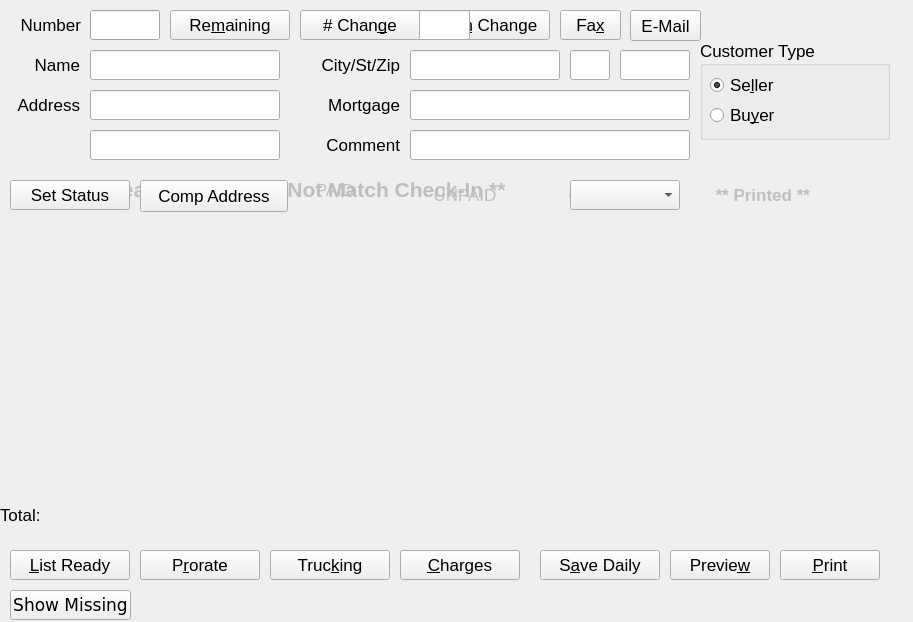
<?xml version="1.0" encoding="UTF-8"?>
<ui version="4.0">
 <class>InvoiceDialog</class>
 <widget class="QDialog" name="InvoiceDialog">
  <property name="windowModality">
   <enum>Qt::ApplicationModal</enum>
  </property>
  <property name="geometry">
   <rect>
    <x>0</x>
    <y>0</y>
    <width>913</width>
    <height>622</height>
   </rect>
  </property>
  <property name="font">
   <font>
    <pointsize>13</pointsize>
   </font>
  </property>
  <property name="windowTitle">
   <string>Invoice</string>
  </property>
  <widget class="QLabel" name="binvUnpaid">
   <property name="enabled">
    <bool>false</bool>
   </property>
   <property name="geometry">
    <rect>
     <x>400</x>
     <y>180</y>
     <width>130</width>
     <height>30</height>
    </rect>
   </property>
   <property name="text">
    <string>&lt;p align=&quot;center&quot;&gt;UNPAID&lt;/p&gt;</string>
   </property>
   <property name="wordWrap">
    <bool>false</bool>
   </property>
  </widget>
  <widget class="QLabel" name="binvCompany">
   <property name="enabled">
    <bool>false</bool>
   </property>
   <property name="geometry">
    <rect>
     <x>540</x>
     <y>180</y>
     <width>130</width>
     <height>30</height>
    </rect>
   </property>
   <property name="text">
    <string>&lt;p align=&quot;center&quot;&gt;Company&lt;/p&gt;</string>
   </property>
   <property name="wordWrap">
    <bool>false</bool>
   </property>
  </widget>
  <widget class="QLabel" name="binvPaid">
   <property name="enabled">
    <bool>false</bool>
   </property>
   <property name="geometry">
    <rect>
     <x>280</x>
     <y>180</y>
     <width>110</width>
     <height>21</height>
    </rect>
   </property>
   <property name="text">
    <string>&lt;p align=&quot;center&quot;&gt;PAID&lt;/p&gt;</string>
   </property>
   <property name="wordWrap">
    <bool>false</bool>
   </property>
  </widget>
  <widget class="QLabel" name="sinvTotals">
   <property name="geometry">
    <rect>
     <x>0</x>
     <y>500</y>
     <width>60</width>
     <height>30</height>
    </rect>
   </property>
   <property name="text">
    <string>Total:</string>
   </property>
   <property name="wordWrap">
    <bool>false</bool>
   </property>
  </widget>
  <widget class="QPushButton" name="sinvPrintButton">
   <property name="geometry">
    <rect>
     <x>780</x>
     <y>550</y>
     <width>100</width>
     <height>30</height>
    </rect>
   </property>
   <property name="focusPolicy">
    <enum>Qt::TabFocus</enum>
   </property>
   <property name="text">
    <string>&amp;Print</string>
   </property>
   <property name="shortcut">
    <string>Alt+P</string>
   </property>
   <property name="autoDefault">
    <bool>false</bool>
   </property>
   <property name="default">
    <bool>false</bool>
   </property>
  </widget>
  <widget class="QPushButton" name="sinvPreviewButton">
   <property name="geometry">
    <rect>
     <x>670</x>
     <y>550</y>
     <width>100</width>
     <height>30</height>
    </rect>
   </property>
   <property name="focusPolicy">
    <enum>Qt::TabFocus</enum>
   </property>
   <property name="text">
    <string>Previe&amp;w</string>
   </property>
   <property name="shortcut">
    <string>Alt+W</string>
   </property>
   <property name="autoDefault">
    <bool>false</bool>
   </property>
  </widget>
  <widget class="QPushButton" name="sinvListReadyButton">
   <property name="geometry">
    <rect>
     <x>10</x>
     <y>550</y>
     <width>120</width>
     <height>30</height>
    </rect>
   </property>
   <property name="focusPolicy">
    <enum>Qt::TabFocus</enum>
   </property>
   <property name="text">
    <string>&amp;List Ready</string>
   </property>
   <property name="shortcut">
    <string>Alt+L</string>
   </property>
   <property name="autoDefault">
    <bool>false</bool>
   </property>
  </widget>
  <widget class="QPushButton" name="sinvSaveDaily">
   <property name="geometry">
    <rect>
     <x>540</x>
     <y>550</y>
     <width>120</width>
     <height>30</height>
    </rect>
   </property>
   <property name="focusPolicy">
    <enum>Qt::TabFocus</enum>
   </property>
   <property name="text">
    <string>S&amp;ave Daily</string>
   </property>
   <property name="shortcut">
    <string>Alt+A</string>
   </property>
   <property name="autoDefault">
    <bool>false</bool>
   </property>
  </widget>
  <widget class="QPushButton" name="sinvChgButt">
   <property name="geometry">
    <rect>
     <x>400</x>
     <y>550</y>
     <width>120</width>
     <height>30</height>
    </rect>
   </property>
   <property name="focusPolicy">
    <enum>Qt::TabFocus</enum>
   </property>
   <property name="text">
    <string>&amp;Charges</string>
   </property>
   <property name="shortcut">
    <string>Alt+C</string>
   </property>
   <property name="autoDefault">
    <bool>false</bool>
   </property>
  </widget>
  <widget class="QPushButton" name="sinvTrucking">
   <property name="geometry">
    <rect>
     <x>270</x>
     <y>550</y>
     <width>120</width>
     <height>30</height>
    </rect>
   </property>
   <property name="focusPolicy">
    <enum>Qt::TabFocus</enum>
   </property>
   <property name="text">
    <string>Truc&amp;king</string>
   </property>
   <property name="shortcut">
    <string>Alt+K</string>
   </property>
   <property name="autoDefault">
    <bool>false</bool>
   </property>
  </widget>
  <widget class="QComboBox" name="printedChecksComboBox">
   <property name="geometry">
    <rect>
     <x>570</x>
     <y>180</y>
     <width>110</width>
     <height>30</height>
    </rect>
   </property>
  </widget>
  <widget class="QLabel" name="sinvPrinted">
   <property name="enabled">
    <bool>false</bool>
   </property>
   <property name="geometry">
    <rect>
     <x>680</x>
     <y>180</y>
     <width>130</width>
     <height>30</height>
    </rect>
   </property>
   <property name="text">
    <string>&lt;p align=&quot;right&quot;&gt;&lt;b&gt;** Printed **&lt;/b&gt;&lt;/p&gt;</string>
   </property>
   <property name="wordWrap">
    <bool>false</bool>
   </property>
  </widget>
  <widget class="QLabel" name="saleDateLabel">
   <property name="geometry">
    <rect>
     <x>720</x>
     <y>10</y>
     <width>131</width>
     <height>30</height>
    </rect>
   </property>
   <property name="text">
    <string/>
   </property>
   <property name="wordWrap">
    <bool>false</bool>
   </property>
  </widget>
  <widget class="QLineEdit" name="sinvZip">
   <property name="geometry">
    <rect>
     <x>620</x>
     <y>50</y>
     <width>70</width>
     <height>30</height>
    </rect>
   </property>
  </widget>
  <widget class="QLineEdit" name="sinvState">
   <property name="geometry">
    <rect>
     <x>570</x>
     <y>50</y>
     <width>40</width>
     <height>30</height>
    </rect>
   </property>
  </widget>
  <widget class="QLineEdit" name="sinvCity">
   <property name="geometry">
    <rect>
     <x>410</x>
     <y>50</y>
     <width>150</width>
     <height>30</height>
    </rect>
   </property>
  </widget>
  <widget class="QLineEdit" name="sinvComment">
   <property name="geometry">
    <rect>
     <x>410</x>
     <y>130</y>
     <width>280</width>
     <height>30</height>
    </rect>
   </property>
  </widget>
  <widget class="QLabel" name="companyLabel">
   <property name="geometry">
    <rect>
     <x>300</x>
     <y>90</y>
     <width>100</width>
     <height>30</height>
    </rect>
   </property>
   <property name="text">
    <string>Mortgage</string>
   </property>
   <property name="alignment">
    <set>Qt::AlignRight|Qt::AlignTrailing|Qt::AlignVCenter</set>
   </property>
   <property name="wordWrap">
    <bool>false</bool>
   </property>
  </widget>
  <widget class="QLabel" name="textLabel3_2">
   <property name="geometry">
    <rect>
     <x>300</x>
     <y>130</y>
     <width>100</width>
     <height>30</height>
    </rect>
   </property>
   <property name="text">
    <string>Comment</string>
   </property>
   <property name="alignment">
    <set>Qt::AlignRight|Qt::AlignTrailing|Qt::AlignVCenter</set>
   </property>
   <property name="wordWrap">
    <bool>false</bool>
   </property>
  </widget>
  <widget class="QLineEdit" name="sinvName">
   <property name="enabled">
    <bool>true</bool>
   </property>
   <property name="geometry">
    <rect>
     <x>90</x>
     <y>50</y>
     <width>190</width>
     <height>30</height>
    </rect>
   </property>
  </widget>
  <widget class="QLineEdit" name="sinvAddress2">
   <property name="geometry">
    <rect>
     <x>90</x>
     <y>130</y>
     <width>190</width>
     <height>30</height>
    </rect>
   </property>
  </widget>
  <widget class="QLabel" name="textLabel1_2_2_2">
   <property name="geometry">
    <rect>
     <x>10</x>
     <y>50</y>
     <width>70</width>
     <height>30</height>
    </rect>
   </property>
   <property name="text">
    <string>Name</string>
   </property>
   <property name="alignment">
    <set>Qt::AlignRight|Qt::AlignTrailing|Qt::AlignVCenter</set>
   </property>
   <property name="wordWrap">
    <bool>false</bool>
   </property>
  </widget>
  <widget class="QLabel" name="textLabel1_9_2">
   <property name="geometry">
    <rect>
     <x>-10</x>
     <y>90</y>
     <width>90</width>
     <height>30</height>
    </rect>
   </property>
   <property name="text">
    <string>Address</string>
   </property>
   <property name="alignment">
    <set>Qt::AlignRight|Qt::AlignTrailing|Qt::AlignVCenter</set>
   </property>
   <property name="wordWrap">
    <bool>false</bool>
   </property>
  </widget>
  <widget class="QLabel" name="sinvHCountWarning">
   <property name="enabled">
    <bool>false</bool>
   </property>
   <property name="geometry">
    <rect>
     <x>20</x>
     <y>170</y>
     <width>550</width>
     <height>40</height>
    </rect>
   </property>
   <property name="text">
    <string>&lt;center&gt;&lt;h3&gt;** Head Count Does Not Match Check-In **&lt;/h3&gt;&lt;/center&gt;</string>
   </property>
   <property name="wordWrap">
    <bool>false</bool>
   </property>
  </widget>
  <widget class="QLabel" name="textLabel1_6_2">
   <property name="geometry">
    <rect>
     <x>1</x>
     <y>10</y>
     <width>80</width>
     <height>30</height>
    </rect>
   </property>
   <property name="frameShape">
    <enum>QFrame::NoFrame</enum>
   </property>
   <property name="frameShadow">
    <enum>QFrame::Plain</enum>
   </property>
   <property name="text">
    <string>Number</string>
   </property>
   <property name="alignment">
    <set>Qt::AlignRight|Qt::AlignTrailing|Qt::AlignVCenter</set>
   </property>
   <property name="wordWrap">
    <bool>false</bool>
   </property>
  </widget>
  <widget class="QPushButton" name="cycleButton">
   <property name="geometry">
    <rect>
     <x>170</x>
     <y>10</y>
     <width>120</width>
     <height>30</height>
    </rect>
   </property>
   <property name="text">
    <string>Re&amp;maining</string>
   </property>
   <property name="shortcut">
    <string>Alt+M</string>
   </property>
   <property name="autoDefault">
    <bool>false</bool>
   </property>
  </widget>
  <widget class="QLabel" name="sinvOverallAverage">
   <property name="geometry">
    <rect>
     <x>510</x>
     <y>500</y>
     <width>80</width>
     <height>30</height>
    </rect>
   </property>
   <property name="text">
    <string/>
   </property>
   <property name="alignment">
    <set>Qt::AlignRight|Qt::AlignTrailing|Qt::AlignVCenter</set>
   </property>
   <property name="wordWrap">
    <bool>false</bool>
   </property>
  </widget>
  <widget class="QLabel" name="sinvOverallBid">
   <property name="geometry">
    <rect>
     <x>670</x>
     <y>500</y>
     <width>80</width>
     <height>30</height>
    </rect>
   </property>
   <property name="text">
    <string/>
   </property>
   <property name="alignment">
    <set>Qt::AlignRight|Qt::AlignTrailing|Qt::AlignVCenter</set>
   </property>
   <property name="wordWrap">
    <bool>false</bool>
   </property>
  </widget>
  <widget class="QLabel" name="sinvOverallTotal">
   <property name="geometry">
    <rect>
     <x>750</x>
     <y>500</y>
     <width>100</width>
     <height>30</height>
    </rect>
   </property>
   <property name="text">
    <string/>
   </property>
   <property name="alignment">
    <set>Qt::AlignRight|Qt::AlignTrailing|Qt::AlignVCenter</set>
   </property>
   <property name="wordWrap">
    <bool>false</bool>
   </property>
  </widget>
  <widget class="QLabel" name="sinvOverallWeight">
   <property name="geometry">
    <rect>
     <x>590</x>
     <y>500</y>
     <width>80</width>
     <height>30</height>
    </rect>
   </property>
   <property name="text">
    <string/>
   </property>
   <property name="alignment">
    <set>Qt::AlignRight|Qt::AlignTrailing|Qt::AlignVCenter</set>
   </property>
   <property name="wordWrap">
    <bool>false</bool>
   </property>
  </widget>
  <widget class="QLabel" name="sinvOverallHead">
   <property name="geometry">
    <rect>
     <x>80</x>
     <y>500</y>
     <width>60</width>
     <height>30</height>
    </rect>
   </property>
   <property name="text">
    <string/>
   </property>
   <property name="alignment">
    <set>Qt::AlignRight|Qt::AlignTrailing|Qt::AlignVCenter</set>
   </property>
   <property name="wordWrap">
    <bool>false</bool>
   </property>
  </widget>
  <widget class="QPushButton" name="buyerRecapButton">
   <property name="geometry">
    <rect>
     <x>140</x>
     <y>550</y>
     <width>120</width>
     <height>30</height>
    </rect>
   </property>
   <property name="focusPolicy">
    <enum>Qt::TabFocus</enum>
   </property>
   <property name="text">
    <string>&amp;Recap</string>
   </property>
   <property name="shortcut">
    <string>Alt+R</string>
   </property>
   <property name="autoDefault">
    <bool>false</bool>
   </property>
  </widget>
  <widget class="QPushButton" name="prorateButton">
   <property name="geometry">
    <rect>
     <x>140</x>
     <y>550</y>
     <width>120</width>
     <height>30</height>
    </rect>
   </property>
   <property name="focusPolicy">
    <enum>Qt::TabFocus</enum>
   </property>
   <property name="text">
    <string>P&amp;rorate</string>
   </property>
   <property name="shortcut">
    <string>Alt+R</string>
   </property>
   <property name="autoDefault">
    <bool>false</bool>
   </property>
  </widget>
  <widget class="QPushButton" name="globalPenButton">
   <property name="geometry">
    <rect>
     <x>430</x>
     <y>10</y>
     <width>120</width>
     <height>30</height>
    </rect>
   </property>
   <property name="text">
    <string>Pe&amp;n Change</string>
   </property>
   <property name="shortcut">
    <string>Alt+N</string>
   </property>
   <property name="autoDefault">
    <bool>false</bool>
   </property>
  </widget>
  <widget class="QPushButton" name="faxInvoiceButton">
   <property name="geometry">
    <rect>
     <x>560</x>
     <y>10</y>
     <width>61</width>
     <height>30</height>
    </rect>
   </property>
   <property name="text">
    <string>Fa&amp;x</string>
   </property>
   <property name="shortcut">
    <string>Alt+X</string>
   </property>
   <property name="autoDefault">
    <bool>false</bool>
   </property>
  </widget>
  <widget class="QLineEdit" name="sinvHead">
   <property name="geometry">
    <rect>
     <x>410</x>
     <y>10</y>
     <width>60</width>
     <height>30</height>
    </rect>
   </property>
  </widget>
  <widget class="QLabel" name="headLabel">
   <property name="geometry">
    <rect>
     <x>310</x>
     <y>10</y>
     <width>90</width>
     <height>30</height>
    </rect>
   </property>
   <property name="text">
    <string>Head</string>
   </property>
   <property name="alignment">
    <set>Qt::AlignRight|Qt::AlignTrailing|Qt::AlignVCenter</set>
   </property>
   <property name="wordWrap">
    <bool>false</bool>
   </property>
  </widget>
  <widget class="QPushButton" name="globalBuyerButton">
   <property name="geometry">
    <rect>
     <x>300</x>
     <y>10</y>
     <width>120</width>
     <height>30</height>
    </rect>
   </property>
   <property name="text">
    <string># Chan&amp;ge</string>
   </property>
   <property name="shortcut">
    <string>Alt+G</string>
   </property>
   <property name="autoDefault">
    <bool>false</bool>
   </property>
  </widget>
  <widget class="Q3ButtonGroup" name="customerTypeButtonGroup">
   <property name="geometry">
    <rect>
     <x>700</x>
     <y>40</y>
     <width>190</width>
     <height>100</height>
    </rect>
   </property>
   <property name="title">
    <string>Customer Type</string>
   </property>
   <widget class="QRadioButton" name="sellerButton">
    <property name="geometry">
     <rect>
      <x>10</x>
      <y>30</y>
      <width>170</width>
      <height>30</height>
     </rect>
    </property>
    <property name="text">
     <string>Se&amp;ller</string>
    </property>
    <property name="shortcut">
     <string>Alt+S</string>
    </property>
    <property name="checked">
     <bool>true</bool>
    </property>
   </widget>
   <widget class="QRadioButton" name="buyerButton">
    <property name="geometry">
     <rect>
      <x>10</x>
      <y>60</y>
      <width>170</width>
      <height>30</height>
     </rect>
    </property>
    <property name="text">
     <string>Bu&amp;yer</string>
    </property>
    <property name="shortcut">
     <string>Alt+Y</string>
    </property>
    <property name="checked">
     <bool>false</bool>
    </property>
   </widget>
  </widget>
  <widget class="Q3Table" name="transactionTable">
   <property name="geometry">
    <rect>
     <x>20</x>
     <y>230</y>
     <width>871</width>
     <height>270</height>
    </rect>
   </property>
   <property name="numRows" stdset="0">
    <number>0</number>
   </property>
   <property name="numCols" stdset="0">
    <number>10</number>
   </property>
   <property name="showGrid" stdset="0">
    <bool>false</bool>
   </property>
   <property name="readOnly" stdset="0">
    <bool>true</bool>
   </property>
  </widget>
  <widget class="QPushButton" name="changeStatusButton">
   <property name="geometry">
    <rect>
     <x>10</x>
     <y>180</y>
     <width>120</width>
     <height>30</height>
    </rect>
   </property>
   <property name="text">
    <string>Set Status</string>
   </property>
   <property name="autoDefault">
    <bool>false</bool>
   </property>
  </widget>
  <widget class="QLabel" name="textLabel2_9_2">
   <property name="geometry">
    <rect>
     <x>300</x>
     <y>50</y>
     <width>100</width>
     <height>30</height>
    </rect>
   </property>
   <property name="text">
    <string>City/St/Zip</string>
   </property>
   <property name="alignment">
    <set>Qt::AlignRight|Qt::AlignTrailing|Qt::AlignVCenter</set>
   </property>
   <property name="wordWrap">
    <bool>false</bool>
   </property>
  </widget>
  <widget class="QLineEdit" name="sinvCompany">
   <property name="enabled">
    <bool>true</bool>
   </property>
   <property name="geometry">
    <rect>
     <x>410</x>
     <y>90</y>
     <width>280</width>
     <height>30</height>
    </rect>
   </property>
  </widget>
  <widget class="QLineEdit" name="sinvAddress1">
   <property name="geometry">
    <rect>
     <x>90</x>
     <y>90</y>
     <width>190</width>
     <height>30</height>
    </rect>
   </property>
  </widget>
  <widget class="QLineEdit" name="sinvID">
   <property name="geometry">
    <rect>
     <x>90</x>
     <y>10</y>
     <width>70</width>
     <height>30</height>
    </rect>
   </property>
   <property name="palette">
    <palette>
     <active>
      <colorrole role="WindowText">
       <brush brushstyle="SolidPattern">
        <color alpha="255">
         <red>0</red>
         <green>0</green>
         <blue>0</blue>
        </color>
       </brush>
      </colorrole>
      <colorrole role="Button">
       <brush brushstyle="SolidPattern">
        <color alpha="255">
         <red>230</red>
         <green>230</green>
         <blue>230</blue>
        </color>
       </brush>
      </colorrole>
      <colorrole role="Light">
       <brush brushstyle="SolidPattern">
        <color alpha="255">
         <red>250</red>
         <green>250</green>
         <blue>250</blue>
        </color>
       </brush>
      </colorrole>
      <colorrole role="Midlight">
       <brush brushstyle="SolidPattern">
        <color alpha="255">
         <red>253</red>
         <green>253</green>
         <blue>253</blue>
        </color>
       </brush>
      </colorrole>
      <colorrole role="Dark">
       <brush brushstyle="SolidPattern">
        <color alpha="255">
         <red>143</red>
         <green>143</green>
         <blue>143</blue>
        </color>
       </brush>
      </colorrole>
      <colorrole role="Mid">
       <brush brushstyle="SolidPattern">
        <color alpha="255">
         <red>191</red>
         <green>191</green>
         <blue>191</blue>
        </color>
       </brush>
      </colorrole>
      <colorrole role="Text">
       <brush brushstyle="SolidPattern">
        <color alpha="255">
         <red>0</red>
         <green>0</green>
         <blue>0</blue>
        </color>
       </brush>
      </colorrole>
      <colorrole role="BrightText">
       <brush brushstyle="SolidPattern">
        <color alpha="255">
         <red>250</red>
         <green>250</green>
         <blue>250</blue>
        </color>
       </brush>
      </colorrole>
      <colorrole role="ButtonText">
       <brush brushstyle="SolidPattern">
        <color alpha="255">
         <red>0</red>
         <green>0</green>
         <blue>0</blue>
        </color>
       </brush>
      </colorrole>
      <colorrole role="Base">
       <brush brushstyle="SolidPattern">
        <color alpha="255">
         <red>255</red>
         <green>255</green>
         <blue>255</blue>
        </color>
       </brush>
      </colorrole>
      <colorrole role="Window">
       <brush brushstyle="SolidPattern">
        <color alpha="255">
         <red>230</red>
         <green>230</green>
         <blue>230</blue>
        </color>
       </brush>
      </colorrole>
      <colorrole role="Shadow">
       <brush brushstyle="SolidPattern">
        <color alpha="255">
         <red>0</red>
         <green>0</green>
         <blue>0</blue>
        </color>
       </brush>
      </colorrole>
      <colorrole role="Highlight">
       <brush brushstyle="SolidPattern">
        <color alpha="255">
         <red>76</red>
         <green>89</green>
         <blue>166</blue>
        </color>
       </brush>
      </colorrole>
      <colorrole role="HighlightedText">
       <brush brushstyle="SolidPattern">
        <color alpha="255">
         <red>255</red>
         <green>255</green>
         <blue>255</blue>
        </color>
       </brush>
      </colorrole>
      <colorrole role="Link">
       <brush brushstyle="SolidPattern">
        <color alpha="255">
         <red>0</red>
         <green>0</green>
         <blue>192</blue>
        </color>
       </brush>
      </colorrole>
      <colorrole role="LinkVisited">
       <brush brushstyle="SolidPattern">
        <color alpha="255">
         <red>128</red>
         <green>0</green>
         <blue>128</blue>
        </color>
       </brush>
      </colorrole>
     </active>
     <inactive>
      <colorrole role="WindowText">
       <brush brushstyle="SolidPattern">
        <color alpha="255">
         <red>0</red>
         <green>0</green>
         <blue>0</blue>
        </color>
       </brush>
      </colorrole>
      <colorrole role="Button">
       <brush brushstyle="SolidPattern">
        <color alpha="255">
         <red>230</red>
         <green>230</green>
         <blue>230</blue>
        </color>
       </brush>
      </colorrole>
      <colorrole role="Light">
       <brush brushstyle="SolidPattern">
        <color alpha="255">
         <red>250</red>
         <green>250</green>
         <blue>250</blue>
        </color>
       </brush>
      </colorrole>
      <colorrole role="Midlight">
       <brush brushstyle="SolidPattern">
        <color alpha="255">
         <red>253</red>
         <green>253</green>
         <blue>253</blue>
        </color>
       </brush>
      </colorrole>
      <colorrole role="Dark">
       <brush brushstyle="SolidPattern">
        <color alpha="255">
         <red>143</red>
         <green>143</green>
         <blue>143</blue>
        </color>
       </brush>
      </colorrole>
      <colorrole role="Mid">
       <brush brushstyle="SolidPattern">
        <color alpha="255">
         <red>191</red>
         <green>191</green>
         <blue>191</blue>
        </color>
       </brush>
      </colorrole>
      <colorrole role="Text">
       <brush brushstyle="SolidPattern">
        <color alpha="255">
         <red>0</red>
         <green>0</green>
         <blue>0</blue>
        </color>
       </brush>
      </colorrole>
      <colorrole role="BrightText">
       <brush brushstyle="SolidPattern">
        <color alpha="255">
         <red>250</red>
         <green>250</green>
         <blue>250</blue>
        </color>
       </brush>
      </colorrole>
      <colorrole role="ButtonText">
       <brush brushstyle="SolidPattern">
        <color alpha="255">
         <red>0</red>
         <green>0</green>
         <blue>0</blue>
        </color>
       </brush>
      </colorrole>
      <colorrole role="Base">
       <brush brushstyle="SolidPattern">
        <color alpha="255">
         <red>255</red>
         <green>255</green>
         <blue>255</blue>
        </color>
       </brush>
      </colorrole>
      <colorrole role="Window">
       <brush brushstyle="SolidPattern">
        <color alpha="255">
         <red>230</red>
         <green>230</green>
         <blue>230</blue>
        </color>
       </brush>
      </colorrole>
      <colorrole role="Shadow">
       <brush brushstyle="SolidPattern">
        <color alpha="255">
         <red>0</red>
         <green>0</green>
         <blue>0</blue>
        </color>
       </brush>
      </colorrole>
      <colorrole role="Highlight">
       <brush brushstyle="SolidPattern">
        <color alpha="255">
         <red>76</red>
         <green>89</green>
         <blue>166</blue>
        </color>
       </brush>
      </colorrole>
      <colorrole role="HighlightedText">
       <brush brushstyle="SolidPattern">
        <color alpha="255">
         <red>255</red>
         <green>255</green>
         <blue>255</blue>
        </color>
       </brush>
      </colorrole>
      <colorrole role="Link">
       <brush brushstyle="SolidPattern">
        <color alpha="255">
         <red>0</red>
         <green>0</green>
         <blue>192</blue>
        </color>
       </brush>
      </colorrole>
      <colorrole role="LinkVisited">
       <brush brushstyle="SolidPattern">
        <color alpha="255">
         <red>128</red>
         <green>0</green>
         <blue>128</blue>
        </color>
       </brush>
      </colorrole>
     </inactive>
     <disabled>
      <colorrole role="WindowText">
       <brush brushstyle="SolidPattern">
        <color alpha="255">
         <red>128</red>
         <green>128</green>
         <blue>128</blue>
        </color>
       </brush>
      </colorrole>
      <colorrole role="Button">
       <brush brushstyle="SolidPattern">
        <color alpha="255">
         <red>230</red>
         <green>230</green>
         <blue>230</blue>
        </color>
       </brush>
      </colorrole>
      <colorrole role="Light">
       <brush brushstyle="SolidPattern">
        <color alpha="255">
         <red>255</red>
         <green>255</green>
         <blue>255</blue>
        </color>
       </brush>
      </colorrole>
      <colorrole role="Midlight">
       <brush brushstyle="SolidPattern">
        <color alpha="255">
         <red>255</red>
         <green>255</green>
         <blue>255</blue>
        </color>
       </brush>
      </colorrole>
      <colorrole role="Dark">
       <brush brushstyle="SolidPattern">
        <color alpha="255">
         <red>115</red>
         <green>115</green>
         <blue>115</blue>
        </color>
       </brush>
      </colorrole>
      <colorrole role="Mid">
       <brush brushstyle="SolidPattern">
        <color alpha="255">
         <red>153</red>
         <green>153</green>
         <blue>153</blue>
        </color>
       </brush>
      </colorrole>
      <colorrole role="Text">
       <brush brushstyle="SolidPattern">
        <color alpha="255">
         <red>0</red>
         <green>0</green>
         <blue>0</blue>
        </color>
       </brush>
      </colorrole>
      <colorrole role="BrightText">
       <brush brushstyle="SolidPattern">
        <color alpha="255">
         <red>250</red>
         <green>250</green>
         <blue>250</blue>
        </color>
       </brush>
      </colorrole>
      <colorrole role="ButtonText">
       <brush brushstyle="SolidPattern">
        <color alpha="255">
         <red>128</red>
         <green>128</green>
         <blue>128</blue>
        </color>
       </brush>
      </colorrole>
      <colorrole role="Base">
       <brush brushstyle="SolidPattern">
        <color alpha="255">
         <red>255</red>
         <green>255</green>
         <blue>255</blue>
        </color>
       </brush>
      </colorrole>
      <colorrole role="Window">
       <brush brushstyle="SolidPattern">
        <color alpha="255">
         <red>230</red>
         <green>230</green>
         <blue>230</blue>
        </color>
       </brush>
      </colorrole>
      <colorrole role="Shadow">
       <brush brushstyle="SolidPattern">
        <color alpha="255">
         <red>0</red>
         <green>0</green>
         <blue>0</blue>
        </color>
       </brush>
      </colorrole>
      <colorrole role="Highlight">
       <brush brushstyle="SolidPattern">
        <color alpha="255">
         <red>76</red>
         <green>89</green>
         <blue>166</blue>
        </color>
       </brush>
      </colorrole>
      <colorrole role="HighlightedText">
       <brush brushstyle="SolidPattern">
        <color alpha="255">
         <red>255</red>
         <green>255</green>
         <blue>255</blue>
        </color>
       </brush>
      </colorrole>
      <colorrole role="Link">
       <brush brushstyle="SolidPattern">
        <color alpha="255">
         <red>0</red>
         <green>0</green>
         <blue>192</blue>
        </color>
       </brush>
      </colorrole>
      <colorrole role="LinkVisited">
       <brush brushstyle="SolidPattern">
        <color alpha="255">
         <red>128</red>
         <green>0</green>
         <blue>128</blue>
        </color>
       </brush>
      </colorrole>
     </disabled>
    </palette>
   </property>
  </widget>
  <widget class="QPushButton" name="compAddressButton">
   <property name="geometry">
    <rect>
     <x>140</x>
     <y>180</y>
     <width>148</width>
     <height>32</height>
    </rect>
   </property>
   <property name="text">
    <string>Comp Address</string>
   </property>
   <property name="shortcut">
    <string/>
   </property>
   <property name="autoDefault">
    <bool>false</bool>
   </property>
  </widget>
  <widget class="QPushButton" name="emailInvoiceButton">
   <property name="geometry">
    <rect>
     <x>630</x>
     <y>10</y>
     <width>71</width>
     <height>31</height>
    </rect>
   </property>
   <property name="focusPolicy">
    <enum>Qt::NoFocus</enum>
   </property>
   <property name="text">
    <string>E-Mail</string>
   </property>
  </widget>
  <widget class="QPushButton" name="showMissingBuyersButton">
   <property name="geometry">
    <rect>
     <x>10</x>
     <y>590</y>
     <width>121</width>
     <height>30</height>
    </rect>
   </property>
   <property name="font">
    <font>
     <family>Verdana</family>
     <pointsize>13</pointsize>
     <weight>50</weight>
     <bold>false</bold>
    </font>
   </property>
   <property name="focusPolicy">
    <enum>Qt::NoFocus</enum>
   </property>
   <property name="text">
    <string>Show Missing</string>
   </property>
  </widget>
 </widget>
 <layoutdefault spacing="6" margin="11"/>
 <pixmapfunction>qPixmapFromMimeSource</pixmapfunction>
 <customwidgets>
  <customwidget>
   <class>Q3Frame</class>
   <extends>QFrame</extends>
   <header>Qt3Support/Q3Frame</header>
   <container>1</container>
  </customwidget>
  <customwidget>
   <class>Q3Table</class>
   <extends>Q3Frame</extends>
   <header>q3table.h</header>
   <container>1</container>
  </customwidget>
  <customwidget>
   <class>Q3GroupBox</class>
   <extends>QGroupBox</extends>
   <header>Qt3Support/Q3GroupBox</header>
   <container>1</container>
  </customwidget>
  <customwidget>
   <class>Q3ButtonGroup</class>
   <extends>Q3GroupBox</extends>
   <header>Qt3Support/Q3ButtonGroup</header>
   <container>1</container>
  </customwidget>
 </customwidgets>
 <tabstops>
  <tabstop>sinvID</tabstop>
  <tabstop>sinvName</tabstop>
  <tabstop>sinvAddress1</tabstop>
  <tabstop>sinvAddress2</tabstop>
  <tabstop>sinvHead</tabstop>
  <tabstop>sinvCity</tabstop>
  <tabstop>sinvState</tabstop>
  <tabstop>sinvZip</tabstop>
  <tabstop>sinvCompany</tabstop>
  <tabstop>sinvComment</tabstop>
  <tabstop>sinvPrintButton</tabstop>
  <tabstop>sinvListReadyButton</tabstop>
  <tabstop>sinvTrucking</tabstop>
  <tabstop>sinvChgButt</tabstop>
  <tabstop>sinvSaveDaily</tabstop>
  <tabstop>sinvPreviewButton</tabstop>
  <tabstop>prorateButton</tabstop>
  <tabstop>sellerButton</tabstop>
  <tabstop>buyerRecapButton</tabstop>
  <tabstop>transactionTable</tabstop>
  <tabstop>cycleButton</tabstop>
 </tabstops>
 <includes>
  <include location="local">./dao/invoicedao.h</include>
  <include location="local">dao/checkdao.h</include>
  <include location="local">reports/textcheck.h</include>
  <include location="local">dao/proratedao.h</include>
  <include location="local">dao/salemanager.h</include>
  <include location="local">dao/setupdao.h</include>
  <include location="local">permsearchdialog.h</include>
  <include location="local">dao/printerdao.h</include>
  <include location="global">q3progressdialog.h</include>
 </includes>
 <resources/>
 <connections/>
</ui>
